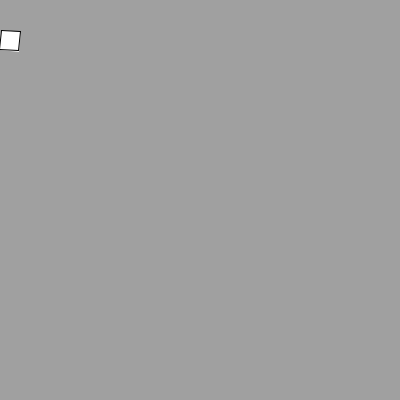
Frame 1 (no input)
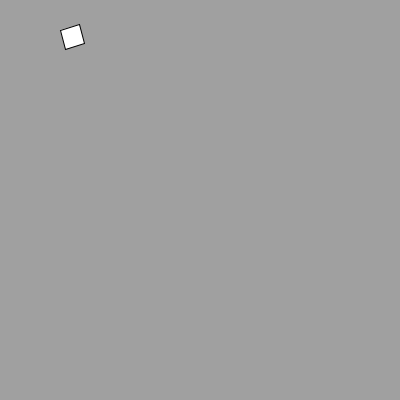
Frame 60 (the mouse pressed at the canvas centre just before this capture)
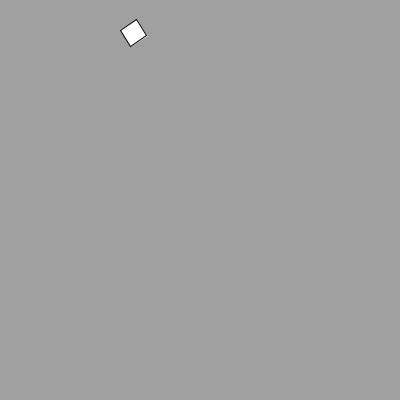
Frame 120 (the mouse held since frame 60 and released just before this capture)

The Processing sketch that drew these frames (run headless with seeded random() and noise(); from frame 60 on, the mouse is pressed at the canvas centre):

// Processing sketch: animationBasicSketch_250907b
// ── animationBasicSketch_250907b.pde
// Animation Basics pg.42-44
// this is a run only once kind of command.
void setup(){
size(400,400);
}
//void draw works at 30 or 60FPS. It draws per frame, ONLY ONCE.
void draw(){
  background(160);
  // rect(frameCount,30,10,10); uncoment this to try out another animation
//roating rectangle
// comment in the rest of this if trying above animation^
translate(frameCount,30);
rotate(radians(frameCount*(360/(2*PI*10))));
rect(0,0,20,20);
}
